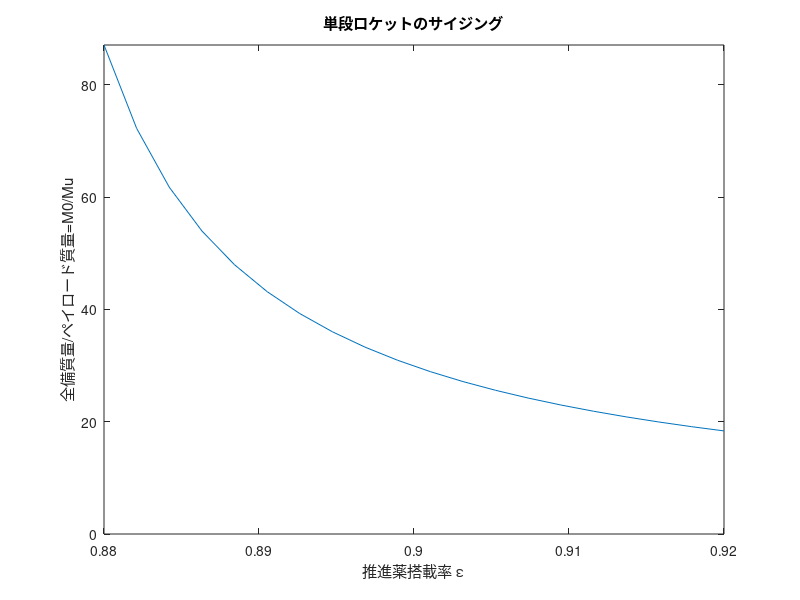

MATLAB code to generate this figure: (Note: this script raises an error after producing the figure.)
clear; close all; clc;

C = 4413; %m/s
Isp = 450; %s
deltaV = 9000; %m/s

epsilon = linspace(0.88,0.92,20);
m0_mu = epsilon./(exp(-deltaV/C)+epsilon-1);
plot(epsilon,m0_mu);
ylim([0,Inf]);
title(['単段ロケットのサイジング']);
xlabel('推進薬搭載率 ε');
ylabel('全備質量/ペイロード質量=M0/Mu');
% ylabel('ペイロード質量/全備質量=Mu/M0');

big;